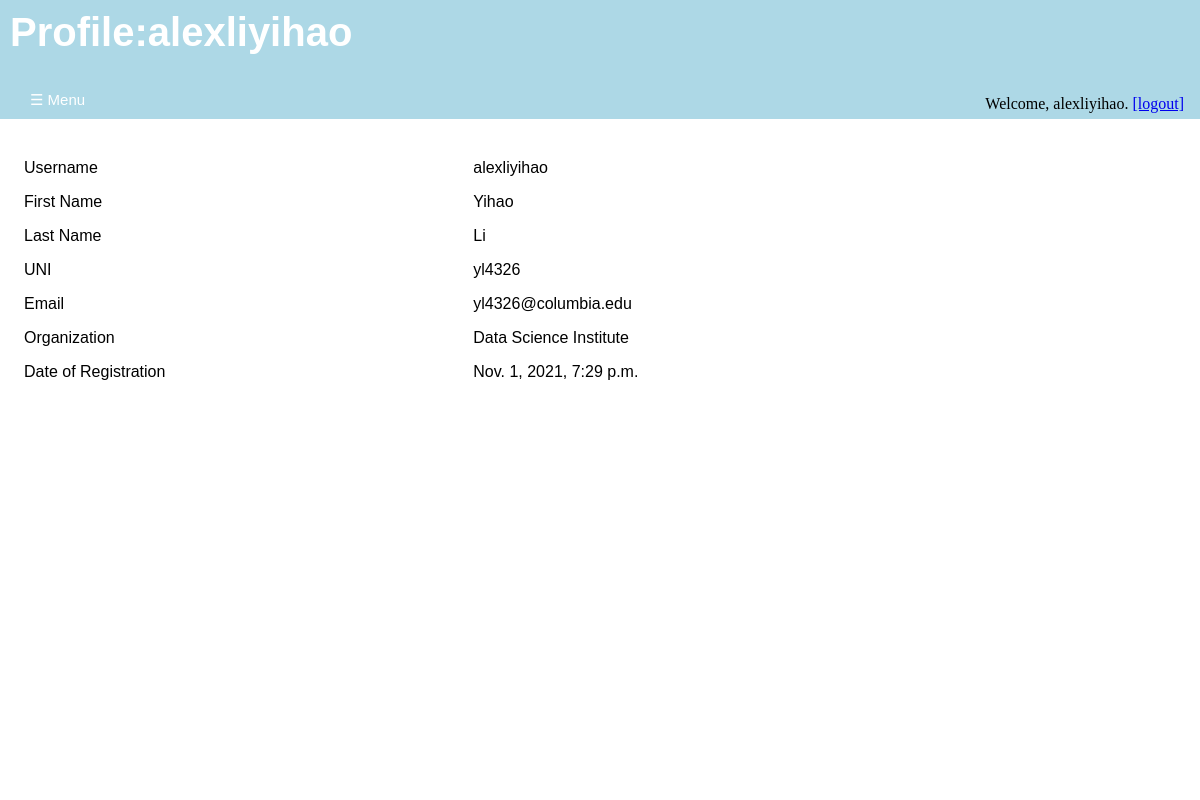
/annotations/profile (signed in), run on the app's committed database.
### annotations/models.py (models this page shows, shortened)
class User(auth_user):
    UNI = models.CharField(max_length = 8, unique=True)
    register_date = models.DateTimeField('date of registration', blank = True)
    organizations = models.ForeignKey('Organization', on_delete=models.PROTECT,null = True, blank = True)

class Organization(models.Model):
    organization_name = models.CharField(max_length = 40, unique=True)
    supervisor = models.ForeignKey(User, on_delete=models.SET_NULL, null = True, blank = True)
    def __str__(self):
      return self.organization_name

### annotations/views.py (the view)
# urls.py: path('profile', views.user_profile_view, name = 'profile'),
def user_profile_view(request):
    user = User.objects.get(username=request.user.username)
    user_info = {
      "username": user.username,
      "firstname": user.first_name,
      "lastname": user.last_name,
      "UNI": user.UNI,
      "email": user.email,
      "organization": user.organizations,
      "register_date": user.register_date,
    }
    return render(request, "annotations/profile.html", user_info)

### annotations/templates/annotations/profile.html (shortened to what this page needs)
{% extends 'annotations/base.html' %}
{% block content %}
    <div id='title' class='title'>
      <h1>Profile:{{ username }}</h1>
      <div id='login-widget' class='login-widget'>
      {% if user.is_authenticated %}
         <p>Welcome, {{ user.get_username }}.</p>
         <a href="{% url 'annotations:logout' %}">[logout]</a>
      {% else %}
        <p>Welcome, new user.</p>
        <a href="{% url 'annotations:login' %}" >[login]</a>
        <a href="{% url 'annotations:registration' %}" >[register]</a>
      {% endif %}
      </div>
      <button class="openbutton" onclick="openNav()">&#9776; Menu</button>
    </div>
    <div id='body' class='body'>
      <table>
        <tr>
          <td>Username<td>
          <td>{{ username }}<td>
        </tr>
        <tr>
          <td>First Name<td>
          <td>{{ firstname }}<td>
        </tr>
        <tr>
          <td>Last Name<td>
          <td>{{ lastname }}<td>
        </tr>
        <tr>
          <td>UNI<td>
          <td>{{ UNI }}<td>
        </tr>
        <tr>
          <td>Email<td>
          <td>{{ email }}<td>
        </tr>
        <tr>
          <td>Organization<td>
          <td>{{ organization }}<td>
        </tr>
        <tr>
          <td>Date of Registration<td>
          <td>{{ register_date }}<td>
        </tr>
      </table>
    </div>
{% endblock %}

### annotations/static/annotations/style.css (style rules this page uses)
div#login-widget.login-widget { position: absolute; right: 1em; bottom: 0px; width: auto; height: 1.5em; }
.login-widget a { display: inline-block; }
.login-widget p { display: inline-block; margin-block-start: 0em; margin-block-end: 0em; }
div#title.title { background-color: lightblue; align-items: center; position:fixed; top:0px; left:0px; height:calc(10% + 39px); width: 100%; transition: margin-left .8s; transition: width .8s; display: flex; flex: 1 1 auto; justify-content: flex-start; }
.title h1 { position: absolute; font-size: 2.5em; z-index: 1; top: 0em; margin-block-start: 0em; margin-block-end: 0em; padding-top: 0.25em; padding-left: 0.25em; }
.openbutton { position: absolute; bottom: 0; z-index: 1; font-size: 15px; cursor: pointer; background-color: lightblue; color: white; float: left; padding: 10px 2em; border: none; }
div#body.body { position:absolute; left:0px; top: calc(10% + 39px); height: 85%; width: 100%; background-color: white; transition: margin-left .8s; transition: width .8s; display: flex; flex: 1 1 auto; flex-direction:column; justify-content: flex-start; padding-left: 1em; }
h1 { display: table-cell; color: white; text-align: left; font-size: 2em; font-family: Arial, Helvetica, sans-serif; }
table { top: 10%; margin-top: 2em; width: 80%; padding: 0; border-collapse: collapse; font-family: Arial, Helvetica, sans-serif; table-layout:auto; }
td, th { text-align: left; padding: 0.5em; text-decoration: none; }

### data on the page
User: UNI "yl4326", register_date "Nov. 1, 2021, 7:29 p.m."
Organization: organization_name "Data Science Institute"

### other printed values
{{ username }} "alexliyihao"
{{ user.get_username }} "alexliyihao"
{{ firstname }} "Yihao"
{{ lastname }} "Li"
{{ email }} "yl4326@columbia.edu"
